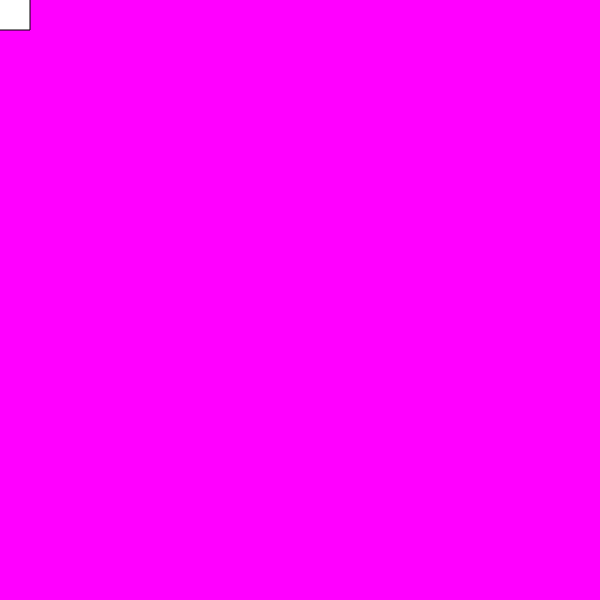
Frame 1 (no input)
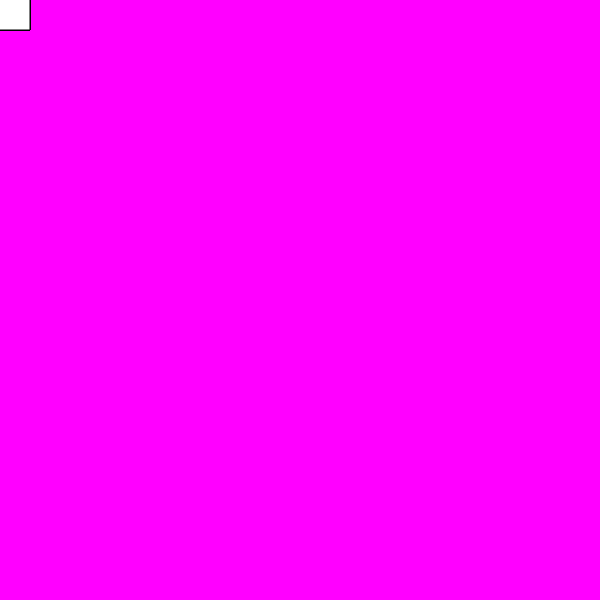
Frame 60 (no input)
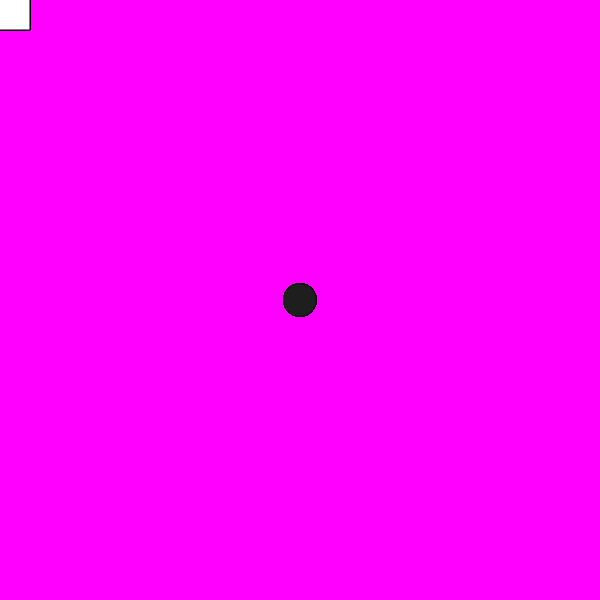
Frame 120 (the mouse pressed at the canvas centre since frame 60)

The p5.js sketch that drew these frames (run headless with seeded random() and noise() and a simulated clock; from frame 60 on, the mouse is pressed at the canvas centre):

// p5.js sketch
// ── sketch.js


function setup() {
	console.log("P5.js sketch mode");
	createCanvas(600, 600);
	background(255,0,255);

}

function draw() {
	//background(255, 0, 255);
	ellipse(mouseX, mouseY, 30, 30);

	if (mouseIsPressed) {
		fill(30);
		ellipse(mouseX, mouseY, 33, 33);
	} else {
		fill(255);
		rect(mouseX-30, mouseY-30, 60, 60);
	}



}
